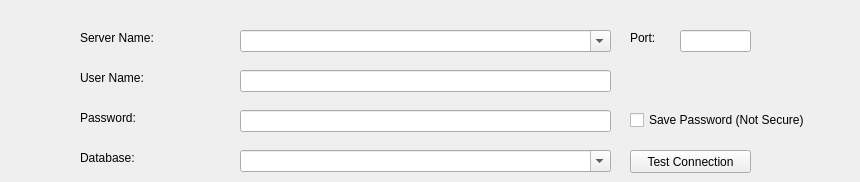
      <widget class="QWidget" name="mysqlSourceTab">
       <attribute name="title">
        <string>Source - MySQL</string>
       </attribute>
       <widget class="QComboBox" name="s_mysqlServerNameComboBox">
        <property name="geometry">
         <rect>
          <x>240</x>
          <y>30</y>
          <width>371</width>
          <height>22</height>
         </rect>
        </property>
        <property name="editable">
         <bool>true</bool>
        </property>
       </widget>
       <widget class="QLabel" name="label_48">
        <property name="geometry">
         <rect>
          <x>80</x>
          <y>150</y>
          <width>91</width>
          <height>16</height>
         </rect>
        </property>
        <property name="text">
         <string>Database:</string>
        </property>
       </widget>
       <widget class="QLineEdit" name="s_mysqlPasswordLineEdit">
        <property name="geometry">
         <rect>
          <x>240</x>
          <y>110</y>
          <width>371</width>
          <height>22</height>
         </rect>
        </property>
        <property name="echoMode">
         <enum>QLineEdit::Password</enum>
        </property>
       </widget>
       <widget class="QLabel" name="label_49">
        <property name="geometry">
         <rect>
          <x>80</x>
          <y>70</y>
          <width>111</width>
          <height>16</height>
         </rect>
        </property>
        <property name="text">
         <string>User Name:</string>
        </property>
       </widget>
       <widget class="QLabel" name="label_50">
        <property name="geometry">
         <rect>
          <x>80</x>
          <y>30</y>
          <width>121</width>
          <height>16</height>
         </rect>
        </property>
        <property name="text">
         <string>Server Name:</string>
        </property>
       </widget>
       <widget class="QLineEdit" name="s_mysqlUserNameLineEdit">
        <property name="geometry">
         <rect>
          <x>240</x>
          <y>70</y>
          <width>371</width>
          <height>22</height>
         </rect>
        </property>
       </widget>
       <widget class="QCheckBox" name="s_mysqlSavePasswordCheckBox">
        <property name="enabled">
         <bool>true</bool>
        </property>
        <property name="geometry">
         <rect>
          <x>630</x>
          <y>110</y>
          <width>221</width>
          <height>20</height>
         </rect>
        </property>
        <property name="text">
         <string>Save Password (Not Secure)</string>
        </property>
       </widget>
       <widget class="QLabel" name="label_51">
        <property name="geometry">
         <rect>
          <x>80</x>
          <y>110</y>
          <width>111</width>
          <height>16</height>
         </rect>
        </property>
        <property name="text">
         <string>Password:</string>
        </property>
       </widget>
       <widget class="QComboBox" name="s_mysqlDatabaseComboBox">
        <property name="geometry">
         <rect>
          <x>240</x>
          <y>150</y>
          <width>371</width>
          <height>22</height>
         </rect>
        </property>
        <property name="editable">
         <bool>true</bool>
        </property>
       </widget>
       <widget class="QPushButton" name="s_mysqlTestConnectionButton">
        <property name="enabled">
         <bool>true</bool>
        </property>
        <property name="geometry">
         <rect>
          <x>630</x>
          <y>150</y>
          <width>121</width>
          <height>23</height>
         </rect>
        </property>
        <property name="text">
         <string>Test Connection</string>
        </property>
       </widget>
       <widget class="QLineEdit" name="s_mysqlPortLineEdit">
        <property name="geometry">
         <rect>
          <x>680</x>
          <y>30</y>
          <width>71</width>
          <height>22</height>
         </rect>
        </property>
       </widget>
       <widget class="QLabel" name="label_20">
        <property name="geometry">
         <rect>
          <x>630</x>
          <y>30</y>
          <width>53</width>
          <height>16</height>
         </rect>
        </property>
        <property name="text">
         <string>Port:</string>
        </property>
       </widget>
      </widget>
